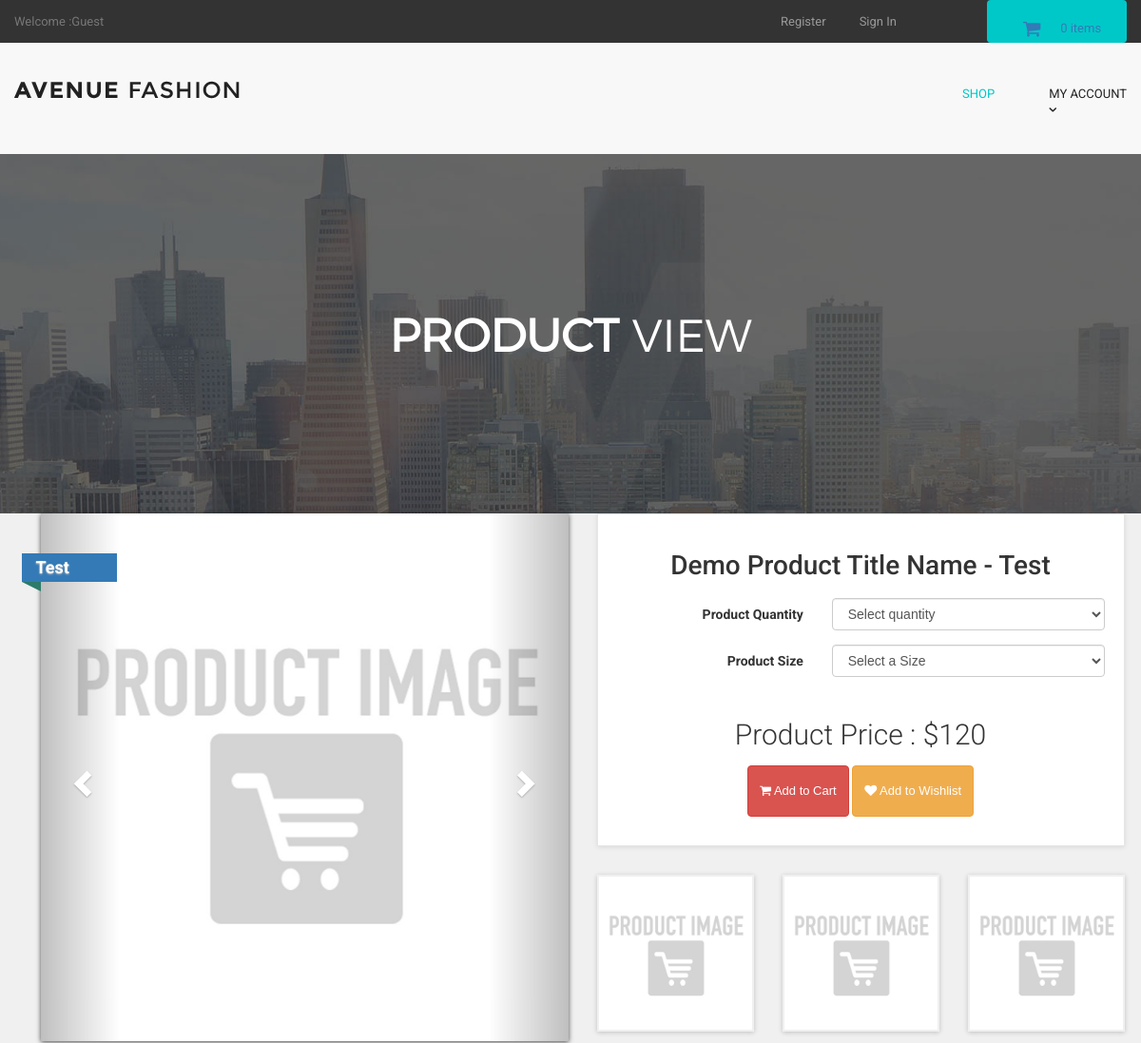
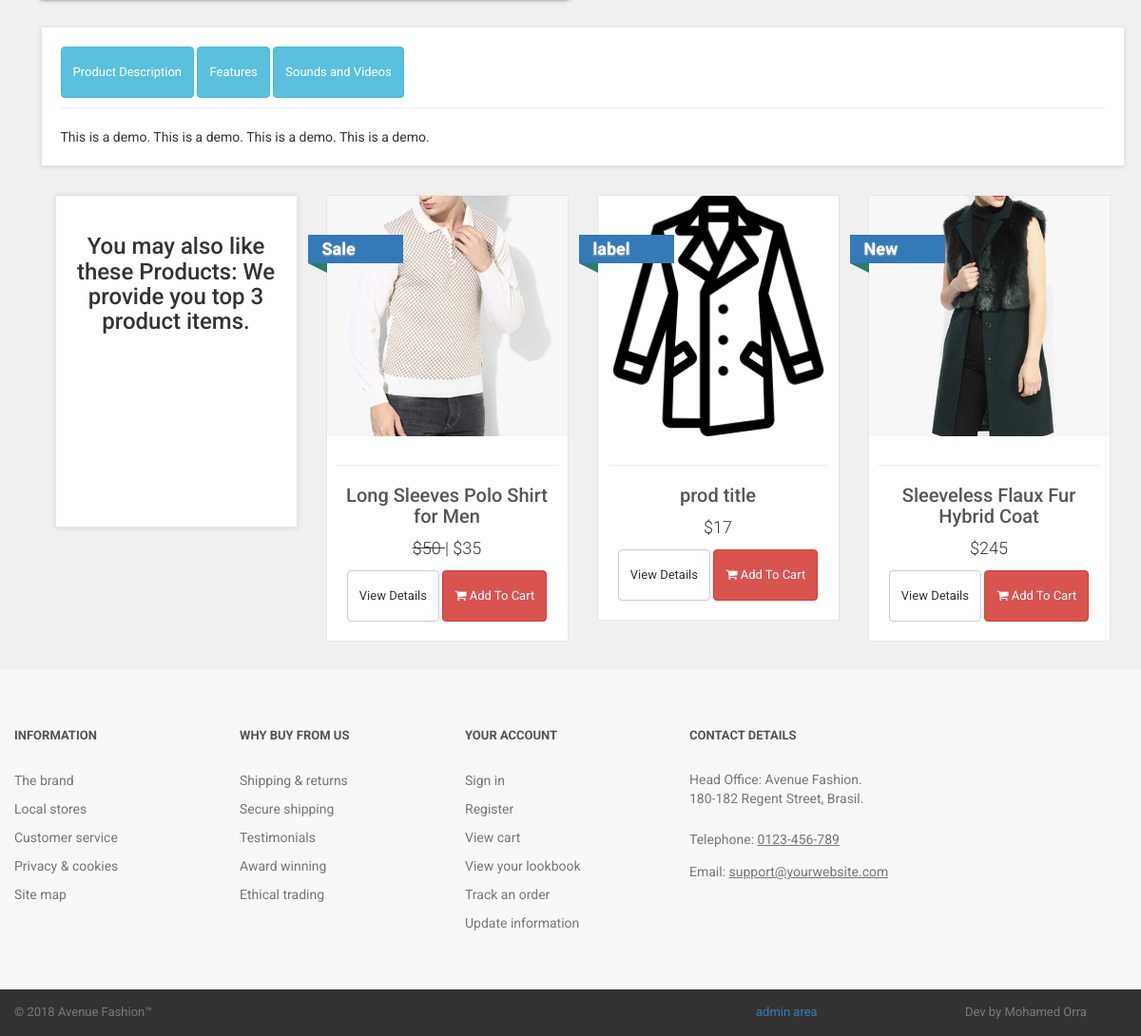
Page /demo-product-showcase on the committed database (2 pictures, top to bottom).
### tables this page shows
CREATE TABLE IF NOT EXISTS `products` (
  `product_id` int(10) NOT NULL AUTO_INCREMENT,
  `p_cat_id` int(10) NOT NULL,
  `cat_id` int(10) NOT NULL,
  `manufacturer_id` int(10) NOT NULL,
  `date` timestamp NOT NULL DEFAULT CURRENT_TIMESTAMP ON UPDATE CURRENT_TIMESTAMP,
  `product_title` text NOT NULL,
  `product_url` text NOT NULL,
  `product_img1` text NOT NULL,
  `product_img2` text NOT NULL,
  `product_img3` text NOT NULL,
  `product_price` int(10) NOT NULL,
  `product_psp_price` int(100) NOT NULL,
  `product_desc` text NOT NULL,
  `product_features` text NOT NULL,
  `product_video` text NOT NULL,
  `product_keywords` text NOT NULL,
  `product_label` text NOT NULL,
  `status` varchar(255) NOT NULL,
  PRIMARY KEY (`product_id`)
);

### details.php (the view, shortened to what this page needs)
<?php
include("includes/db.php");
include("includes/header.php");
include("functions/functions.php");
include("includes/main.php");
?>
<?php
$product_id = @$_GET['pro_id'];
$get_product = "select * from products where product_url='$product_id'";
$run_product = mysqli_query($con,$get_product);
$check_product = mysqli_num_rows($run_product);
if($check_product == 0){
echo "<script> window.open('index.php','_self') </script>";
}
else{
$row_product = mysqli_fetch_array($run_product);
$pro_title = $row_product['product_title'];
$pro_price = $row_product['product_price'];
$pro_desc = $row_product['product_desc'];
$pro_img1 = $row_product['product_img1'];
$pro_img2 = $row_product['product_img2'];
$pro_img3 = $row_product['product_img3'];
$pro_label = $row_product['product_label'];
$pro_psp_price = $row_product['product_psp_price'];
$status = $row_product['status'];
if($pro_label == ""){
}
else{
$product_label = "
<a class='label sale' href='#' style='color:black;'>
<div class='thelabel'>$pro_label</div>
<div class='label-background'> </div>
</a>
";
}
?>
  <main>
    <div class="nero">
      <div class="nero__heading">
        <span class="nero__bold">Product </span>View
      </div>
    </div>
  </main>
<div id="content" >
<div class="container" >
<div class="col-md-12">
<div class="row" id="productMain">
<div class="col-sm-6">
<div id="mainImage">
<div id="myCarousel" class="carousel slide" data-ride="carousel">
<ol class="carousel-indicators">
<li data-target="#myCarousel" data-slide-to="0" class="active"></li>
<li data-target="#myCarousel" data-slide-to="1"></li>
<li data-target="#myCarousel" data-slide-to="2"></li>
</ol>
<div class="carousel-inner">
<div class="item active">
<center>
<img src="admin_area/product_images/<?php echo $pro_img1; ?>" class="img-responsive">
</center>
</div>
</div>
<a href="#myCarousel" class="left carousel-control" data-slide="prev">
<span class="glyphicon glyphicon-chevron-left"> </span>
</a>
<a class="right carousel-control" href="#myCarousel" data-slide="next">
<span class="glyphicon glyphicon-chevron-right"> </span>
</a>
</div>
</div>
<?php echo $product_label; ?>
</div>
<div class="col-sm-6" >
<div class="box" >
<h1 class="text-center" > <?php echo $pro_title; ?> </h1>
<form action="" method="post" class="form-horizontal" >
<?php
if($status == "product"){
?>
<div class="form-group">
<label class="col-md-5 control-label" >Product Quantity </label>
<div class="col-md-7" >
<select name="product_qty" class="form-control" >
<option>Select quantity</option>
</select>
</div>
</div>
<div class="form-group" >
<label class="col-md-5 control-label" >Product Size</label>
<div class="col-md-7" >
<select name="product_size" class="form-control" >
<option>Select a Size</option>
</select>
</div>
</div>
<?php } ?>
<?php
if($status == "product"){
if($pro_label == "Sale" or $pro_label == "Gift"){
echo "
<p class='price'>
Product Price : <del> $$pro_price </del><br>
Product sale Price : $$pro_psp_price
</p>
";
}
else{
echo "
<p class='price'>
Product Price : $$pro_price
</p>
";
}
}
?>
<p class="text-center buttons" >
<button class="btn btn-danger" type="submit" name="add_cart">
<i class="fa fa-shopping-cart" ></i> Add to Cart
</button>
<button class="btn btn-warning" type="submit" name="add_wishlist">
<i class="fa fa-heart" ></i> Add to Wishlist
</button>
</p>
</form>
</div>
<div class="row" id="thumbs" >
<div class="col-xs-4" >
<a href="#" class="thumb" >
<img src="admin_area/product_images/<?php echo $pro_img1; ?>" class="img-responsive" >
</a>
</div>
<div class="col-xs-4" >
<a href="#" class="thumb" >
<img src="admin_area/product_images/<?php echo $pro_img2; ?>" class="img-responsive" >
</a>
</div>
<div class="col-xs-4" >
<a href="#" class="thumb" >
<img src="admin_area/product_images/<?php echo $pro_img3; ?>" class="img-responsive" >
</a>
</div>
</div>
</div>
</div>
<div class="box" id="details">
<a class="btn btn-info tab" style="margin-bottom:10px;" href="#description" data-toggle="tab">
<?php
if($status == "product"){
echo "Product Description";
}
else{
echo "Bundle Description";
}
?>
</a>
<a class="btn btn-info tab" style="margin-bottom:10px;" href="#features" data-toggle="tab">
Features
</a>
<a class="btn btn-info tab" style="margin-bottom:10px;" href="#video" data-toggle="tab">
Sounds and Videos
</a>
<hr style="margin-top:0px;">
<div class="tab-content">
<div id="description" class="tab-pane fade in active" style="margin-top:7px;" >
<?php echo $pro_desc; ?>
</div>
</div>
</div>
<div id="row same-height-row">
<?php
if($status == "product"){
?>
<div class="col-md-3 col-sm-6">
<div class="box same-height headline">
<h3 class="text-center"> You may also like these Products: We provide you top 3 product items. </h3>
</div>
</div>
<?php
$get_products = "select * from products order by rand() LIMIT 0,3";
$run_products = mysqli_query($con,$get_products);
while($row_products = mysqli_fetch_array($run_products)) {
$pro_title = $row_products['product_title'];
$pro_price = $row_products['product_price'];
$pro_img1 = $row_products['product_img1'];
$pro_label = $row_products['product_label'];
$pro_psp_price = $row_products['product_psp_price'];
$pro_url = $row_products['product_url'];
if($pro_label == "Sale" or $pro_label == "Gift"){
$product_price = "<del> $$pro_price </del>";
$product_psp_price = "| $$pro_psp_price";
}
else{
$product_psp_price = "";
$product_price = "$$pro_price";
}
if($pro_label == ""){
}
else{
$product_label = "
<a class='label sale' href='#' style='color:black;'>
<div class='thelabel'>$pro_label</div>
<div class='label-background'> </div>
</a>
";
}
echo "
<div class='col-md-3 col-sm-6 center-responsive' >
<div class='product' >
<a href='$pro_url' >
<img src='admin_area/product_images/$pro_img1' class='img-responsive' >
</a>
<div class='text' >
<center>
</center>
<hr>
<h3><a href='$pro_url' >$pro_title</a></h3>
<p class='price' > $product_price $product_psp_price </p>
<p class='buttons' >
<a href='$pro_url' class='btn btn-default' >View Details</a>
<a href='$pro_url' class='btn btn-danger'>
<i class='fa fa-shopping-cart'></i> Add To Cart
</a>
</p>
</div>
$product_label
</div>
</div>
";
}
?>
<?php } ?>
</div>
</div>
</div>
</div>
<?php
include("includes/footer.php");
?>
</body>
</html>
<?php } ?>

### styles/backend.css (style rules this page uses)
html { font-family: "Roboto", Helvetica, Arial, sans-serif; line-height: 1.15; -ms-text-size-adjust: 100%; -webkit-text-size-adjust: 100% }
body { margin: 0 }
h1 { font-size: 2em; margin: .67em 0 }
figcaption, figure, main { display: block }
hr { box-sizing: content-box; height: 0; overflow: visible }
a { background-color: transparent; -webkit-text-decoration-skip: objects }
img { border-style: none }
button, input, optgroup, select, textarea { font-family: sans-serif; font-size: 100%; line-height: 1.15; margin: 0 }
button, input { overflow: visible }
button, select { text-transform: none }
[type=reset], [type=submit], button, html [type=button] { -webkit-appearance: button }
html { box-sizing: border-box }
body { min-width: 1190px; font-family: Montserrat, sans-serif; font-weight: 400; background-color: white; }
.container { width: 1170px; margin: 0 auto }
img { max-width: 100%; height: auto }
.btn { display: inline-block; vertical-align: top; font-size: 13px; line-height: 40px; text-decoration: none; -webkit-transition: .3s; transition: .3s }
.nero { padding-top: 160px; padding-bottom: 140px; font-family: 'montserratlight', sans-serif; text-align: center; text-transform: uppercase; color: #FFF; background: #666 url("../images/banner-ave.jpg") no-repeat; background-size: cover; background-position: center; }
.nero__heading { font-size: 48px; }
.nero__bold { font-weight: 700; }

### styles/style.css (style rules this page uses)
body { font-family: "Roboto", Helvetica, Arial, sans-serif; font-size: 14px; line-height: 1.42857143; color: #333333; background-color: #f0f0f0; overflow-x: hidden; }
.box { background: #fff; margin: 0 0 30px; border: solid 1px #e6e6e6; box-sizing: border-box; padding:20px; box-shadow: 0 1px 5px rgba(0, 0, 0, 0.1); }
#content { padding-left:25px; }
#content .product { background:#fff; border: solid 1px #e6e6e6; box-sizing: border-box; margin-bottom: 30px; }
#content .product .text p.price { font-size:18px; text-align:center; font-weight:300; }
#content .product .text .buttons { clear:both; text-align:center; }
#content .product .text h3 { text-align:center; font-size:20px; }
#content .product .text h3 a { color:rgb(85, 85, 85); }
#content .product .text { padding:10px 10px 0px; }
#content .product .text .buttons .btn { margin-bottom:10px; }
#content #productMain { margin-bottom: 30px; }
#content #productMain .price { font-size: 30px; font-weight: 300; text-align: center; margin-top: 40px; }
#content #mainImage { box-shadow: 0 1px 5px rgba(0, 0, 0, 0.7); }
#content #thumbs a { display: block; box-shadow: 0 1px 5px rgba(0, 0, 0, 0.2); border : solid 2px transparent; }
#content .headline { height: 350px; }
.label { text-decoration : none; position: absolute; top: 50px; padding-left:51px; z-index: 20; }
.label .thelabel { position: relative; width: 100px; padding: 6px 50px 6px 15px; margin: 40px 50px 10px -71px; color: #fff; font-size:18px; font-weight:bold; background-color: #337ab7; text-shadow: 0px 1px 2px #bbb ; }
.label .thelabel:before, .label .thelabel:after { content: ''; position: absolute; width:0; height:0; }
.label .thelabel:after { left: 0px; top: 100%; border-width : 5px 10px; border-style: solid; border-color: #2d7b6b #2d7b6b transparent transparent; }
.label.sale { top: 0; }

### rows in the picture
products: product_img1 (placeholder picture), product_label "Test", product_title "Demo Product Title Name - Test", product_price "120", product_img2 (placeholder picture), product_img3 (placeholder picture), product_desc "This is a demo. This is a demo. This is a demo. This is a demo."
products: product_img1 (picture), product_title "Long Sleeves Polo Shirt for Men", product_price "50", product_psp_price "| $35", product_label "Sale"
products: product_img1 (picture), product_title "prod title", product_price "$17", product_label "label"
products: product_img1 (picture), product_title "Sleeveless Flaux Fur Hybrid Coat", product_price "$245", product_label "New"

### other values in the picture
$count_items "0"
